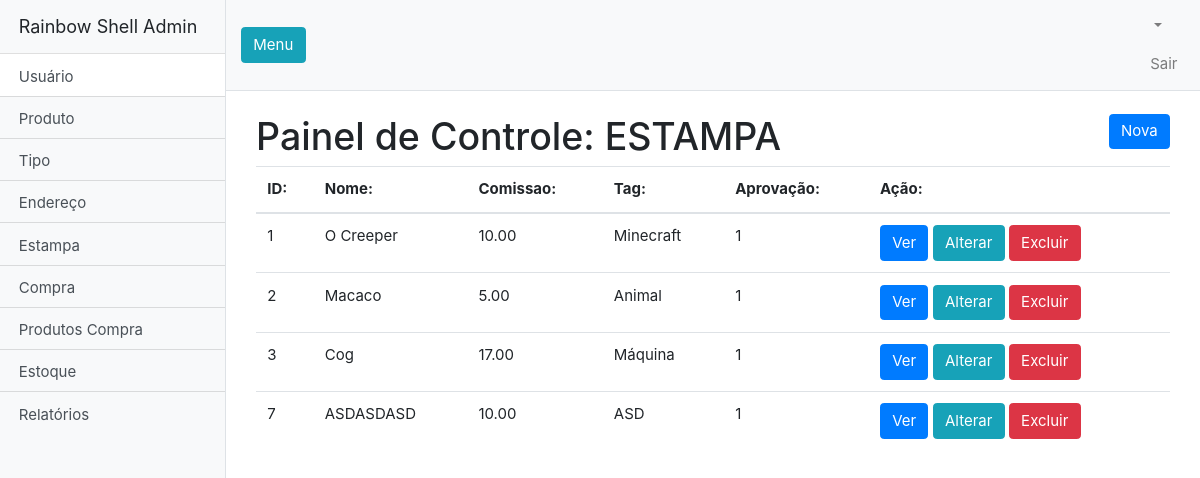
/admin/index.php?classe=Estampa&acao=all, run on the app's committed database.
### tables this page shows
CREATE TABLE `tbl_estampa` (
  `id_estampa` int(11) NOT NULL,
  `nome` varchar(50) NOT NULL,
  `descricao` text NOT NULL,
  `imagem` varchar(80) NOT NULL,
  `comissao` double(4,2) NOT NULL,
  `tag` varchar(40) NOT NULL,
  `aprovacao` tinyint(4) NOT NULL,
  `estampa_id_usuario` int(11) NOT NULL
);

### admin/controller/EstampaController.php (called while the page is built, shortened)
<?php
require_once 'model/Estampa.php';
class EstampaController
{
    public function all(){
        $obj = new Estampa();
        $estampas = $obj->all();
        include "view/Estampa_all.php";
    }
}

### admin/index.php (called while the page is built, shortened)
<?php
$acao = isset($_GET['acao']) ? $_GET['acao'] : 'all';
$app = new $controller();
$app->$acao();

### admin/model/Estampa.php (called while the page is built, shortened)
<?php
class Estampa
{
    private $con;
    public function __construct($id_estampa=NULL, $nome=NULL, $descricao=NULL, $imagem=NULL, $comissao=NULL, $tag=NULL, $aprovacao=NULL, $estampa_id_usuario=NULL)
    {
        $this->con = new PDO(SERVIDOR, USUARIO, SENHA);
    }
    public function all(){
        $sql= $this->con->prepare("SELECT * FROM tbl_estampa ORDER BY aprovacao");
        $sql->execute();
        return $sql->fetchAll(PDO::FETCH_CLASS);
    }
}

### admin/view/Estampa_all.php (the view, shortened to what this page needs)
<?php include("inc/header.php")?>
      <div class="container-fluid">
		<div class="container">
    <a class="btn btn-primary" href="?classe=Estampa&acao=create" style="float: right">Nova</a>
		<h1 class="mt-4">Painel de Controle: ESTAMPA</h1>
  <table class="table">
    <thead>
    <tr>
        <th>ID: </th>
        <th>Nome: </th>
        <th>Comissao: </th>
        <th>Tag: </th>
        <th>Aprovação: </th>
        <th>Ação: </th>
    </tr>
    </thead>
    <tbody>
    <?php foreach ($estampas as $estampa){ ?>
        <tr title="<?=$estampa->id_estampa?>">
            <td><?=$estampa->id_estampa?></td>
            <td><?=$estampa->nome?></td>
            <td><?=$estampa->comissao?></td>
            <td><?=$estampa->tag?></td>
            <td><?=$estampa->aprovacao?></td>
            <td>
            <a class="btn btn-primary" href="?classe=Estampa&acao=read&id_estampa=<?=$estampa->id_estampa?>">Ver</a>
            <a class="btn btn-info" href="?classe=Estampa&acao=update&id_estampa=<?=$estampa->id_estampa?>">Alterar</a>
            <a class="btn btn-danger" href="?classe=Estampa&acao=delete&id_estampa=<?=$estampa->id_estampa?>">Excluir</a>
</td>
</tr>
<?php } ?>
</tbody>
</table>
</body>
</html>

### admin/scripts/css/ui.css (style rules this page uses)
html { font-size: 15px; }

### admin/css/simple-sidebar.css (style rules this page uses)
body { overflow-x: hidden; }

### data on the page
tbl_estampa: id_estampa "1", nome "O Creeper", comissao "10.00", tag "Minecraft", aprovacao "1"
tbl_estampa: id_estampa "2", nome "Macaco", comissao "5.00", tag "Animal", aprovacao "1"
tbl_estampa: id_estampa "3", nome "Cog", comissao "17.00", tag "Máquina", aprovacao "1"
tbl_estampa: id_estampa "7", nome "ASDASDASD", comissao "10.00", tag "ASD", aprovacao "1"
